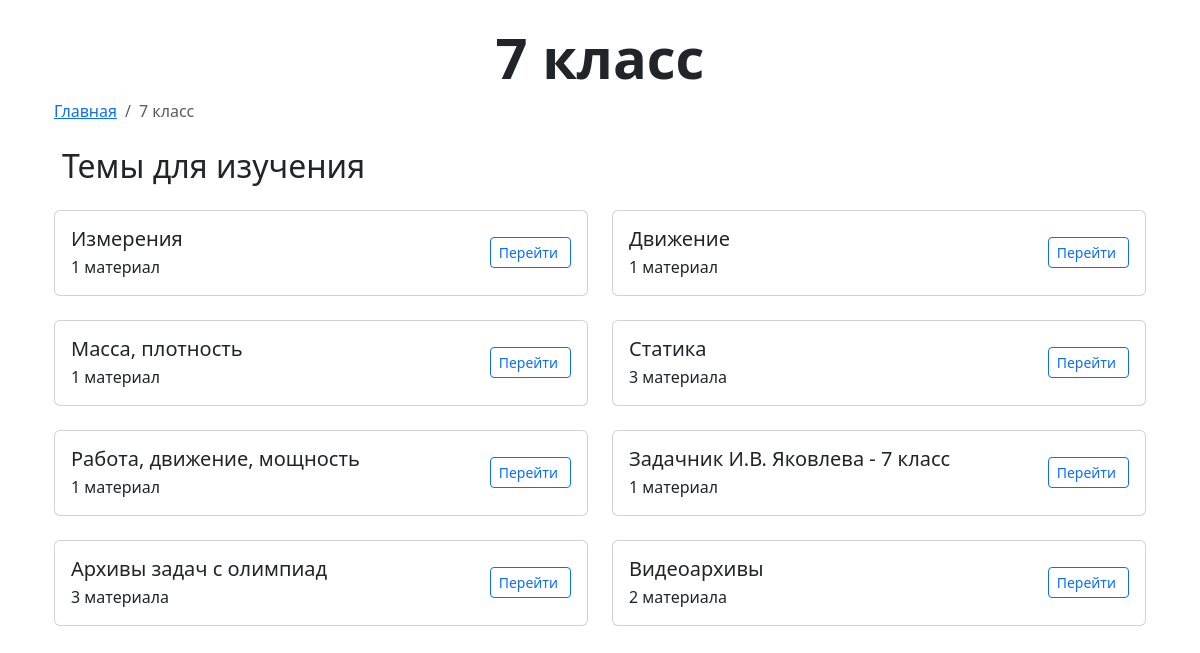
/materials/grade/grade_7/, run on the app's committed database.
### materials/models.py (models this page shows, shortened)
class Grade(models.Model):
    number = models.IntegerField(unique=True)  # 7, 8, 9, 10, 11
    description = models.TextField(blank=True)
    slug = models.SlugField(unique=True)  # Для ЧПУ-URL (например, "grade-9")

class Topic(models.Model):
    grades = models.ManyToManyField(Grade, related_name="topics")
    title = models.CharField(max_length=200)
    slug = models.SlugField(unique=True)
    order = models.PositiveIntegerField(default=0)

### materials/views.py (the view)
# urls.py: path('grade/<slug:slug>/', grade_detail, name='grade_detail'),
def grade_detail(request, slug):
    grade = get_object_or_404(Grade, slug=slug)
    topics = grade.topics.all().order_by('order')  # Используем related_name="topics"
    return render(request, 'materials/grade_detail.html', {'grade': grade, 'topics': topics})

### templates/materials/grade_detail.html (shortened to what this page needs)
{% extends "base.html" %}
{% block extra_css %}
{% load static %}
{% endblock %}
{% block content %}
<div class="container">
    <div class="grade-header text-center">
        <div class="container">
            <h1 class="display-4 fw-bold">{{ grade.number }} класс</h1>
        </div>
    </div>
    <nav aria-label="breadcrumb" class="mb-4">
        <ol class="breadcrumb">
            <li class="breadcrumb-item"><a href="{% url 'home' %}" class="back-link">Главная</a></li>
            <li class="breadcrumb-item active" aria-current="page">{{ grade.number }} класс</li>
        </ol>
    </nav>
    <h2 class="mb-4">
         Темы для изучения
    </h2>
    <div class="row">
        {% for topic in topics %}
        <div class="col-lg-6 mb-4">
            <div class="topic-card card h-100">
                <div class="card-body d-flex align-items-center">
                    <div class="flex-grow-1">
                        <h3 class="h5 mb-1">
                            <a href="{% url 'topic_detail' topic.slug %}" class="text-decoration-none text-dark">
                                {{ topic.title }}
                            </a>
                        </h3>
                        {% if topic.resources.count > 0 %}
                            {% with count=topic.resources.count %}
                            <span class="resource-count">
                                {{ count }}
                                {% if count == 1 %}
                                    материал
                                {% elif count >= 2 and count <= 4 %}
                                    материала
                                {% else %}
                                    материалов
                                {% endif %}
                            </span>
                            {% endwith %}
                        {% endif %}
                    </div>
                    <div class="ms-3">
                        <a href="{% url 'topic_detail' topic.slug %}" class="btn btn-sm btn-outline-primary">
                            Перейти
                        </a>
                    </div>
                </div>
            </div>
        </div>
        {% empty %}
        <div class="col-12">
            <div class="alert alert-info">
                <i class="fas fa-info-circle me-2"></i> Темы для этого класса пока не добавлены.
            </div>
        </div>
        {% endfor %}
    </div>
</div>
{% endblock %}

### templates/base.html (shortened to what this page needs)
<!DOCTYPE html>
<html>
<head>
    <link href="https://cdn.jsdelivr.net/npm/bootstrap@5.3.0/dist/css/bootstrap.min.css" rel="stylesheet">
</head>
<body>
    <div class="container mt-4">
        {% block content %}{% endblock %}
    </div>
</body>
</html>

### data on the page
Grade: number "7"
Topic: title "Измерения", resources.count "1", shows "материал"
Topic: title "Движение", resources.count "1", shows "материал"
Topic: title "Масса, плотность", resources.count "1", shows "материал"
Topic: title "Статика", resources.count "3", shows "материала"
Topic: title "Работа, движение, мощность", resources.count "1", shows "материал"
Topic: title "Задачник И.В. Яковлева - 7 класс", resources.count "1", shows "материал"
Topic: title "Архивы задач с олимпиад", resources.count "3", shows "материала"
Topic: title "Видеоархивы", resources.count "2", shows "материала"
